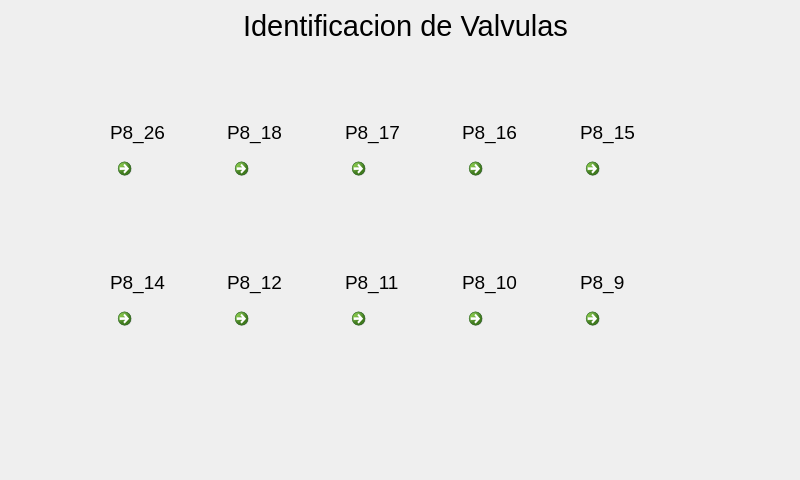
<?xml version="1.0" encoding="UTF-8"?>
<ui version="4.0">
 <class>Dialog</class>
 <widget class="QDialog" name="Dialog">
  <property name="geometry">
   <rect>
    <x>0</x>
    <y>0</y>
    <width>800</width>
    <height>480</height>
   </rect>
  </property>
  <property name="maximumSize">
   <size>
    <width>800</width>
    <height>480</height>
   </size>
  </property>
  <property name="windowTitle">
   <string>Dialog</string>
  </property>
  <widget class="QLabel" name="label">
   <property name="geometry">
    <rect>
     <x>210</x>
     <y>10</y>
     <width>391</width>
     <height>31</height>
    </rect>
   </property>
   <property name="font">
    <font>
     <pointsize>22</pointsize>
    </font>
   </property>
   <property name="text">
    <string>Identificacion de Valvulas</string>
   </property>
   <property name="alignment">
    <set>Qt::AlignCenter</set>
   </property>
  </widget>
  <widget class="QWidget" name="">
   <property name="geometry">
    <rect>
     <x>110</x>
     <y>151</y>
     <width>579</width>
     <height>62</height>
    </rect>
   </property>
   <layout class="QHBoxLayout" name="horizontalLayout">
    <item>
     <widget class="QCommandLinkButton" name="btnP8_26">
      <property name="enabled">
       <bool>true</bool>
      </property>
      <property name="mouseTracking">
       <bool>false</bool>
      </property>
      <property name="text">
       <string/>
      </property>
      <property name="icon">
       <iconset>
        <normaloff>buttons/Off.png</normaloff>
        <normalon>buttons/On.png</normalon>buttons/Off.png</iconset>
      </property>
      <property name="iconSize">
       <size>
        <width>40</width>
        <height>40</height>
       </size>
      </property>
      <property name="shortcut">
       <string/>
      </property>
      <property name="checkable">
       <bool>true</bool>
      </property>
      <property name="checked">
       <bool>false</bool>
      </property>
      <property name="autoRepeat">
       <bool>false</bool>
      </property>
      <property name="autoExclusive">
       <bool>false</bool>
      </property>
      <property name="autoDefault">
       <bool>false</bool>
      </property>
     </widget>
    </item>
    <item>
     <widget class="QCommandLinkButton" name="btnP8_18">
      <property name="enabled">
       <bool>true</bool>
      </property>
      <property name="mouseTracking">
       <bool>false</bool>
      </property>
      <property name="text">
       <string/>
      </property>
      <property name="icon">
       <iconset>
        <normaloff>buttons/Off.png</normaloff>
        <normalon>buttons/On.png</normalon>buttons/Off.png</iconset>
      </property>
      <property name="iconSize">
       <size>
        <width>40</width>
        <height>40</height>
       </size>
      </property>
      <property name="shortcut">
       <string/>
      </property>
      <property name="checkable">
       <bool>true</bool>
      </property>
      <property name="checked">
       <bool>false</bool>
      </property>
      <property name="autoRepeat">
       <bool>false</bool>
      </property>
      <property name="autoExclusive">
       <bool>false</bool>
      </property>
      <property name="autoDefault">
       <bool>false</bool>
      </property>
     </widget>
    </item>
    <item>
     <widget class="QCommandLinkButton" name="btnP8_17">
      <property name="enabled">
       <bool>true</bool>
      </property>
      <property name="mouseTracking">
       <bool>false</bool>
      </property>
      <property name="text">
       <string/>
      </property>
      <property name="icon">
       <iconset>
        <normaloff>buttons/Off.png</normaloff>
        <normalon>buttons/On.png</normalon>buttons/Off.png</iconset>
      </property>
      <property name="iconSize">
       <size>
        <width>40</width>
        <height>40</height>
       </size>
      </property>
      <property name="shortcut">
       <string/>
      </property>
      <property name="checkable">
       <bool>true</bool>
      </property>
      <property name="checked">
       <bool>false</bool>
      </property>
      <property name="autoRepeat">
       <bool>false</bool>
      </property>
      <property name="autoExclusive">
       <bool>false</bool>
      </property>
      <property name="autoDefault">
       <bool>false</bool>
      </property>
     </widget>
    </item>
    <item>
     <widget class="QCommandLinkButton" name="btnP8_16">
      <property name="enabled">
       <bool>true</bool>
      </property>
      <property name="mouseTracking">
       <bool>false</bool>
      </property>
      <property name="text">
       <string/>
      </property>
      <property name="icon">
       <iconset>
        <normaloff>buttons/Off.png</normaloff>
        <normalon>buttons/On.png</normalon>buttons/Off.png</iconset>
      </property>
      <property name="iconSize">
       <size>
        <width>40</width>
        <height>40</height>
       </size>
      </property>
      <property name="shortcut">
       <string/>
      </property>
      <property name="checkable">
       <bool>true</bool>
      </property>
      <property name="checked">
       <bool>false</bool>
      </property>
      <property name="autoRepeat">
       <bool>false</bool>
      </property>
      <property name="autoExclusive">
       <bool>false</bool>
      </property>
      <property name="autoDefault">
       <bool>false</bool>
      </property>
     </widget>
    </item>
    <item>
     <widget class="QCommandLinkButton" name="btnP8_15">
      <property name="enabled">
       <bool>true</bool>
      </property>
      <property name="mouseTracking">
       <bool>false</bool>
      </property>
      <property name="text">
       <string/>
      </property>
      <property name="icon">
       <iconset>
        <normaloff>buttons/Off.png</normaloff>
        <normalon>buttons/On.png</normalon>buttons/Off.png</iconset>
      </property>
      <property name="iconSize">
       <size>
        <width>40</width>
        <height>40</height>
       </size>
      </property>
      <property name="shortcut">
       <string/>
      </property>
      <property name="checkable">
       <bool>true</bool>
      </property>
      <property name="checked">
       <bool>false</bool>
      </property>
      <property name="autoRepeat">
       <bool>false</bool>
      </property>
      <property name="autoExclusive">
       <bool>true</bool>
      </property>
      <property name="autoDefault">
       <bool>false</bool>
      </property>
     </widget>
    </item>
   </layout>
  </widget>
  <widget class="QWidget" name="">
   <property name="geometry">
    <rect>
     <x>110</x>
     <y>301</y>
     <width>579</width>
     <height>62</height>
    </rect>
   </property>
   <layout class="QHBoxLayout" name="horizontalLayout_2">
    <item>
     <widget class="QCommandLinkButton" name="btnP8_14">
      <property name="enabled">
       <bool>true</bool>
      </property>
      <property name="mouseTracking">
       <bool>false</bool>
      </property>
      <property name="text">
       <string/>
      </property>
      <property name="icon">
       <iconset>
        <normaloff>buttons/Off.png</normaloff>
        <normalon>buttons/On.png</normalon>buttons/Off.png</iconset>
      </property>
      <property name="iconSize">
       <size>
        <width>40</width>
        <height>40</height>
       </size>
      </property>
      <property name="shortcut">
       <string/>
      </property>
      <property name="checkable">
       <bool>true</bool>
      </property>
      <property name="checked">
       <bool>false</bool>
      </property>
      <property name="autoRepeat">
       <bool>false</bool>
      </property>
      <property name="autoExclusive">
       <bool>false</bool>
      </property>
      <property name="autoDefault">
       <bool>false</bool>
      </property>
     </widget>
    </item>
    <item>
     <widget class="QCommandLinkButton" name="btnP8_12">
      <property name="enabled">
       <bool>true</bool>
      </property>
      <property name="mouseTracking">
       <bool>false</bool>
      </property>
      <property name="text">
       <string/>
      </property>
      <property name="icon">
       <iconset>
        <normaloff>buttons/Off.png</normaloff>
        <normalon>buttons/On.png</normalon>buttons/Off.png</iconset>
      </property>
      <property name="iconSize">
       <size>
        <width>40</width>
        <height>40</height>
       </size>
      </property>
      <property name="shortcut">
       <string/>
      </property>
      <property name="checkable">
       <bool>true</bool>
      </property>
      <property name="checked">
       <bool>false</bool>
      </property>
      <property name="autoRepeat">
       <bool>false</bool>
      </property>
      <property name="autoExclusive">
       <bool>false</bool>
      </property>
      <property name="autoDefault">
       <bool>false</bool>
      </property>
     </widget>
    </item>
    <item>
     <widget class="QCommandLinkButton" name="btnP8_11">
      <property name="enabled">
       <bool>true</bool>
      </property>
      <property name="mouseTracking">
       <bool>false</bool>
      </property>
      <property name="text">
       <string/>
      </property>
      <property name="icon">
       <iconset>
        <normaloff>buttons/Off.png</normaloff>
        <normalon>buttons/On.png</normalon>buttons/Off.png</iconset>
      </property>
      <property name="iconSize">
       <size>
        <width>40</width>
        <height>40</height>
       </size>
      </property>
      <property name="shortcut">
       <string/>
      </property>
      <property name="checkable">
       <bool>true</bool>
      </property>
      <property name="checked">
       <bool>false</bool>
      </property>
      <property name="autoRepeat">
       <bool>false</bool>
      </property>
      <property name="autoExclusive">
       <bool>false</bool>
      </property>
      <property name="autoDefault">
       <bool>false</bool>
      </property>
     </widget>
    </item>
    <item>
     <widget class="QCommandLinkButton" name="btnP8_10">
      <property name="enabled">
       <bool>true</bool>
      </property>
      <property name="mouseTracking">
       <bool>false</bool>
      </property>
      <property name="text">
       <string/>
      </property>
      <property name="icon">
       <iconset>
        <normaloff>buttons/Off.png</normaloff>
        <normalon>buttons/On.png</normalon>buttons/Off.png</iconset>
      </property>
      <property name="iconSize">
       <size>
        <width>40</width>
        <height>40</height>
       </size>
      </property>
      <property name="shortcut">
       <string/>
      </property>
      <property name="checkable">
       <bool>true</bool>
      </property>
      <property name="checked">
       <bool>false</bool>
      </property>
      <property name="autoRepeat">
       <bool>false</bool>
      </property>
      <property name="autoExclusive">
       <bool>false</bool>
      </property>
      <property name="autoDefault">
       <bool>false</bool>
      </property>
     </widget>
    </item>
    <item>
     <widget class="QCommandLinkButton" name="btnP8_9">
      <property name="enabled">
       <bool>true</bool>
      </property>
      <property name="mouseTracking">
       <bool>false</bool>
      </property>
      <property name="text">
       <string/>
      </property>
      <property name="icon">
       <iconset>
        <normaloff>buttons/Off.png</normaloff>
        <normalon>buttons/On.png</normalon>buttons/Off.png</iconset>
      </property>
      <property name="iconSize">
       <size>
        <width>40</width>
        <height>40</height>
       </size>
      </property>
      <property name="shortcut">
       <string/>
      </property>
      <property name="checkable">
       <bool>true</bool>
      </property>
      <property name="checked">
       <bool>false</bool>
      </property>
      <property name="autoRepeat">
       <bool>false</bool>
      </property>
      <property name="autoExclusive">
       <bool>true</bool>
      </property>
      <property name="autoDefault">
       <bool>false</bool>
      </property>
     </widget>
    </item>
   </layout>
  </widget>
  <widget class="QWidget" name="">
   <property name="geometry">
    <rect>
     <x>110</x>
     <y>120</y>
     <width>581</width>
     <height>25</height>
    </rect>
   </property>
   <layout class="QGridLayout" name="gridLayout_2">
    <item row="0" column="2">
     <widget class="QLabel" name="label_4">
      <property name="font">
       <font>
        <pointsize>14</pointsize>
       </font>
      </property>
      <property name="text">
       <string>P8_17</string>
      </property>
     </widget>
    </item>
    <item row="0" column="1">
     <widget class="QLabel" name="label_3">
      <property name="font">
       <font>
        <pointsize>14</pointsize>
       </font>
      </property>
      <property name="text">
       <string>P8_18</string>
      </property>
     </widget>
    </item>
    <item row="0" column="3">
     <widget class="QLabel" name="label_5">
      <property name="font">
       <font>
        <pointsize>14</pointsize>
       </font>
      </property>
      <property name="text">
       <string>P8_16</string>
      </property>
     </widget>
    </item>
    <item row="0" column="4">
     <widget class="QLabel" name="label_6">
      <property name="font">
       <font>
        <pointsize>14</pointsize>
       </font>
      </property>
      <property name="text">
       <string>P8_15</string>
      </property>
     </widget>
    </item>
    <item row="0" column="0">
     <widget class="QLabel" name="label_2">
      <property name="font">
       <font>
        <pointsize>14</pointsize>
       </font>
      </property>
      <property name="text">
       <string>P8_26</string>
      </property>
      <property name="alignment">
       <set>Qt::AlignLeading|Qt::AlignLeft|Qt::AlignVCenter</set>
      </property>
     </widget>
    </item>
   </layout>
  </widget>
  <widget class="QWidget" name="">
   <property name="geometry">
    <rect>
     <x>110</x>
     <y>270</y>
     <width>581</width>
     <height>25</height>
    </rect>
   </property>
   <layout class="QGridLayout" name="gridLayout_3">
    <item row="0" column="1">
     <widget class="QLabel" name="label_8">
      <property name="font">
       <font>
        <pointsize>14</pointsize>
       </font>
      </property>
      <property name="text">
       <string>P8_12</string>
      </property>
     </widget>
    </item>
    <item row="0" column="3">
     <widget class="QLabel" name="label_10">
      <property name="font">
       <font>
        <pointsize>14</pointsize>
       </font>
      </property>
      <property name="text">
       <string>P8_10</string>
      </property>
     </widget>
    </item>
    <item row="0" column="2">
     <widget class="QLabel" name="label_9">
      <property name="font">
       <font>
        <pointsize>14</pointsize>
       </font>
      </property>
      <property name="text">
       <string>P8_11</string>
      </property>
     </widget>
    </item>
    <item row="0" column="0">
     <widget class="QLabel" name="label_7">
      <property name="font">
       <font>
        <pointsize>14</pointsize>
       </font>
      </property>
      <property name="text">
       <string>P8_14</string>
      </property>
      <property name="alignment">
       <set>Qt::AlignLeading|Qt::AlignLeft|Qt::AlignVCenter</set>
      </property>
     </widget>
    </item>
    <item row="0" column="4">
     <widget class="QLabel" name="label_11">
      <property name="font">
       <font>
        <pointsize>14</pointsize>
       </font>
      </property>
      <property name="text">
       <string>P8_9</string>
      </property>
     </widget>
    </item>
   </layout>
  </widget>
 </widget>
 <resources/>
 <connections/>
</ui>
